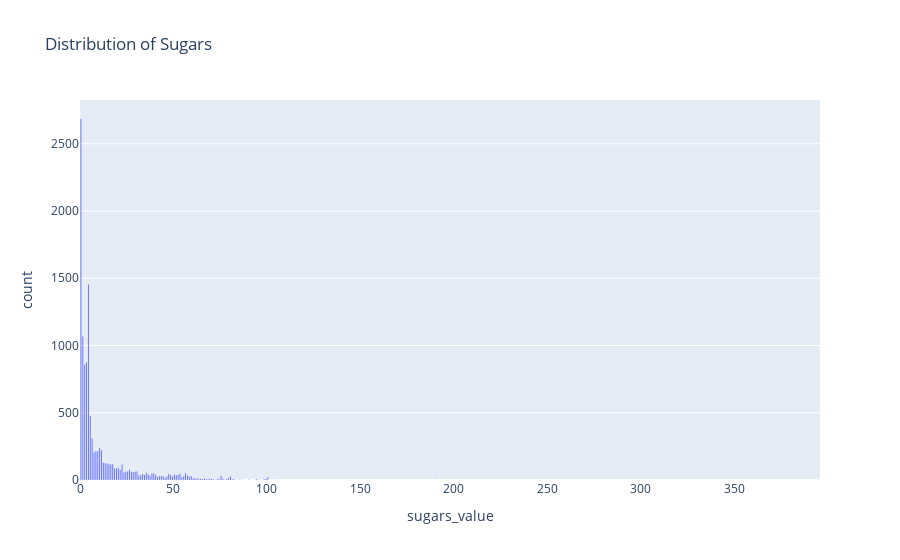

This figure's notebook cell:
### Markdown cell above
**Distribution of Energy (kcal)**
- Energy (kcal): The distribution of energy in kilocalories is skewed to the right, indicating that most products have lower energy values, with a few products having very high energy content.

### Code cell
import plotly.express as px

fig = px.histogram(df, x='sugars_value', title='Distribution of Sugars')
fig.update_layout(bargap=0.5)
fig.show()

### Figure 1 — Plotly figure (JSON) as saved in the notebook; plotly's stock layout.template omitted (floating-point values rounded to 4 significant figures; data arrays with more than 128 entries replaced by an {"elided": "..."} marker saying what was removed)
{"data": [{"bingroup": "x", "hovertemplate": "sugars_value=%{x}<br>count=%{y}<extra></extra>", "legendgroup": "", "marker": {"color": "#636efa", "pattern": {"shape": ""}}, "name": "", "orientation": "v", "showlegend": false, "type": "histogram", "x": {"elided": "11798 float values"}, "xaxis": "x", "yaxis": "y"}], "layout": {"bargap": 0.5, "barmode": "relative", "legend": {"tracegroupgap": 0}, "title": {"text": "Distribution of Sugars"}, "xaxis": {"anchor": "y", "domain": [0, 1], "title": {"text": "sugars_value"}}, "yaxis": {"anchor": "x", "domain": [0, 1], "title": {"text": "count"}}}}
